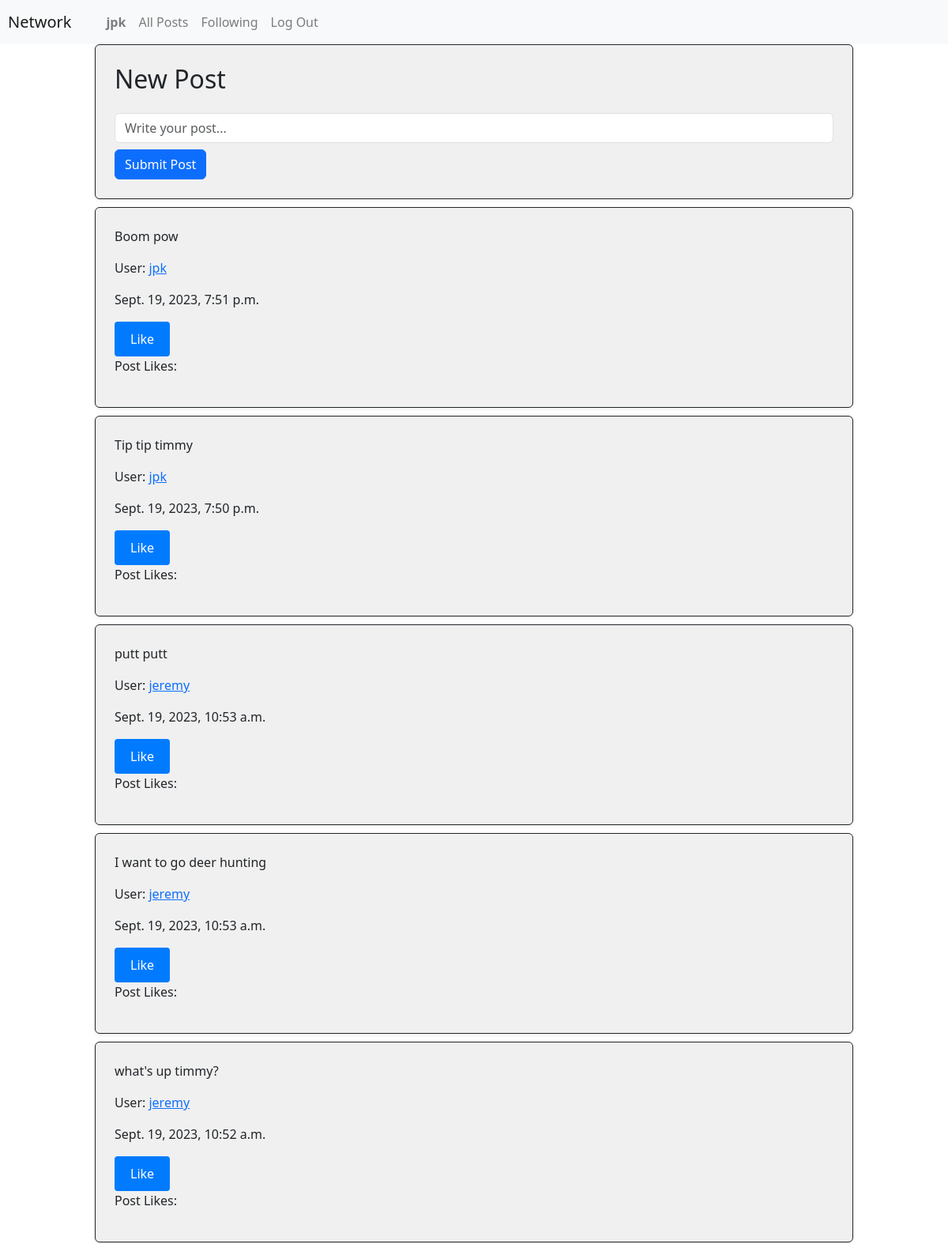
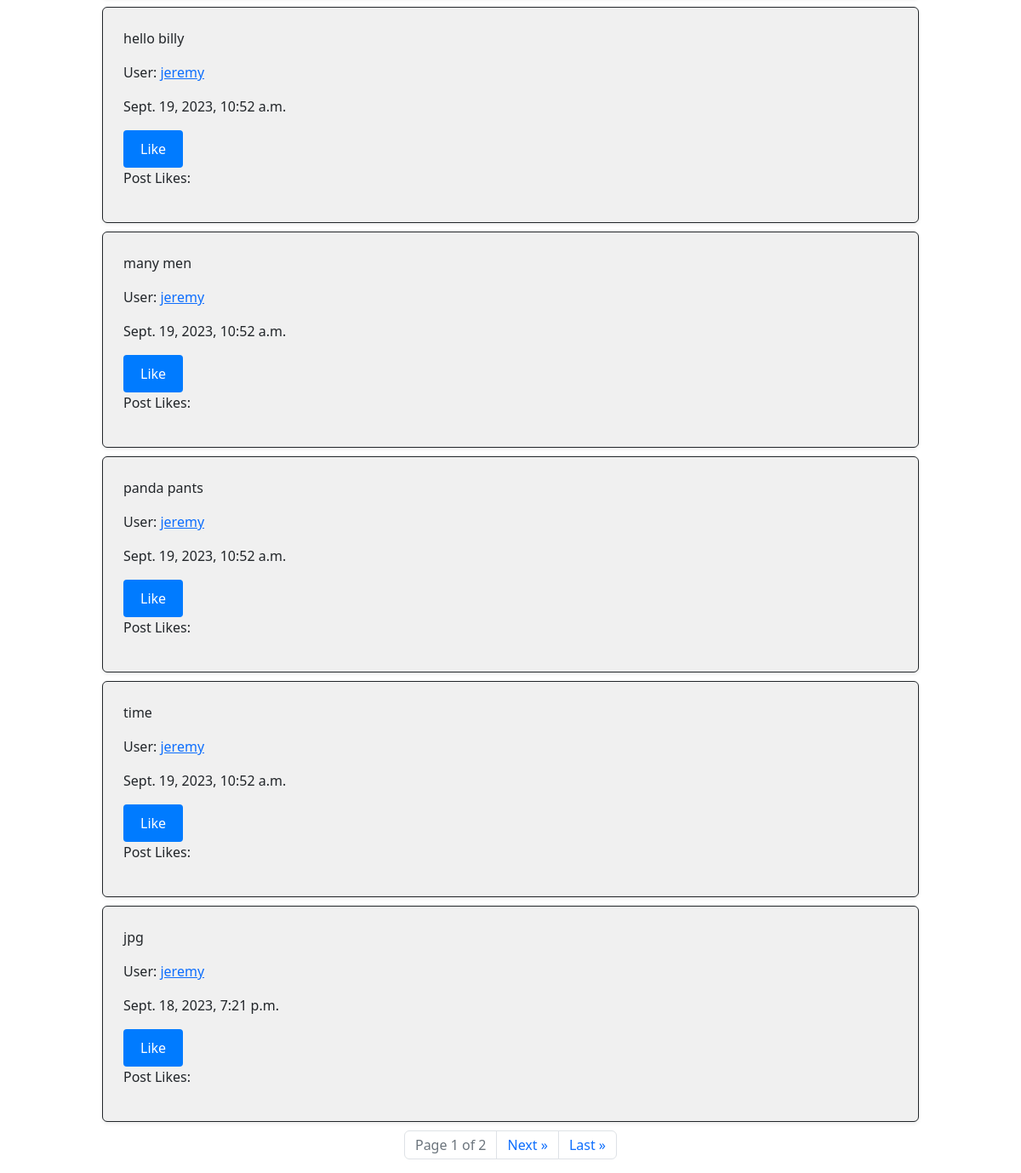
/ (signed in), run on the app's committed database (2 pictures, top to bottom).
### network/models.py (models this page shows, shortened)
class User(AbstractUser):
    pass

class Post(models.Model):
    user = models.ForeignKey(User, on_delete=models.CASCADE)
    text = models.TextField(verbose_name="Post Text")
    timeStamp = models.DateTimeField(auto_now_add=True)

### network/views.py (the view)
# urls.py: path("", views.index, name="index"),
def index(request):
    allPost = Post.objects.all().order_by('-timeStamp')
    paginator = Paginator(allPost, 10)
    page_number = request.GET.get('page')
    page_obj = paginator.get_page(page_number)
    has_previous_page = page_obj.has_previous
    return render(request, "network/index.html", {
        "allPost": allPost,
        "page_obj": page_obj,
        "has_previous_page": has_previous_page
    })

### network/templates/network/index.html (shortened to what this page needs)
{% extends "network/layout.html" %}
{% load static %}
{% block body %}
    <div id="newPost" class="border border-dark p-4 rounded shadow-sm" style="width: 80%; margin: 0 auto; background-color: #f0f0f0;">
        <form method="post" action="{% url 'post' %}">
            <h2 class="mb-4">New Post</h2>
            <div class="d-flex flex-column align-items-center">
                <input id="newPostBox" class="form-control mb-2" type="text" name="newPostBox" placeholder="Write your post...">
                <button type="submit" id="newPostSubmit" style="align-self: flex-start;" class="btn btn-primary">Submit Post</button>
            </div>
        </form>
    </div>
    {% for post in page_obj %}
    <div id="postPage" class="border border-dark p-4 rounded shadow-sm" style="width: 80%; margin: 10px auto; background-color: #f0f0f0; padding: 10px;">
        <p>{{ post.text }}</p>
        <p>User: <a href="{% url 'user' post.user.id %}">{{ post.user.username }}</a></p>
        <p>{{ post.timeStamp }}</p>
        <button type="submit" id="postLike" class="post-like-button" data-post-id="{{ post.id }}" data-user-id="{{ post.user.id }}">Like</button>
        <p>Post Likes: </p>
    </div>
    {% endfor %}
    <nav aria-label="Page navigation">
        <ul class="pagination justify-content-center">
            <li class="page-item disabled">
                <span class="page-link">Page {{ page_obj.number }} of {{ page_obj.paginator.num_pages }}</span>
            </li>
            {% if page_obj.has_next %}
                <li class="page-item">
                    <a class="page-link" href="?page={{ page_obj.next_page_number }}" aria-label="Next">
                        <span aria-hidden="true">Next &raquo;</span>
                    </a>
                </li>
                <li class="page-item">
                    <a class="page-link" href="?page={{ page_obj.paginator.num_pages }}" aria-label="Last">
                        <span aria-hidden="true">Last &raquo;</span>
                    </a>
                </li>
            {% endif %}
        </ul>
    </nav>
{% endblock %}

### network/templates/network/layout.html (shortened to what this page needs)
{% load static %}
<!DOCTYPE html>
<html lang="en">
    <head>
        <link rel="stylesheet" href="https://stackpath.bootstrapcdn.com/bootstrap/4.4.1/css/bootstrap.min.css">
        <link rel="stylesheet" href="https://cdn.jsdelivr.net/npm/bootstrap@5.3.0/dist/css/bootstrap.min.css">
        <link href="{% static 'network/styles.css' %}" rel="stylesheet">
    </head>
    <body>
        <nav class="navbar navbar-expand-lg navbar-light bg-light">
            <a class="navbar-brand" href="#" style="margin-left: 10px;">Network</a>
            <div style="margin-left: 20px;">
              <ul class="navbar-nav mr-auto">
                {% if user.is_authenticated %}
                    <li class="nav-item">
                        <a class="nav-link" href="{% url 'user' user.id %}"><strong>{{ user.username }}</strong></a>
                    </li>
                {% endif %}
                <li class="nav-item">
                  <a class="nav-link" href="{% url 'index' %}">All Posts</a>
                </li>
                {% if user.is_authenticated %}
                    <li class="nav-item">
                        <a class="nav-link" href="#">Following</a>
                    </li>
                    <li class="nav-item">
                        <a class="nav-link" href="{% url 'logout' %}">Log Out</a>
                    </li>
                {% endif %}
              </ul>
            </div>
          </nav>
        <div class="body">
            {% block body %}{% endblock %}
        </div>
    </body>
</html>

### network/static/network/styles.css (style rules this page uses)
button { padding: 10px 20px; background-color: #007bff; color: #fff; border: none; border-radius: 4px; cursor: pointer; }

### data on the page
User: username "jpk"
Post: text "Boom pow", user.username "jpk", timeStamp "Sept. 19, 2023, 7:51 p.m."
Post: text "Tip tip timmy", user.username "jpk", timeStamp "Sept. 19, 2023, 7:50 p.m."
Post: text "putt putt", user.username "jeremy", timeStamp "Sept. 19, 2023, 10:53 a.m."
Post: text "I want to go deer hunting", user.username "jeremy", timeStamp "Sept. 19, 2023, 10:53 a.m."
Post: text "what's up timmy?", user.username "jeremy", timeStamp "Sept. 19, 2023, 10:52 a.m."
Post: text "hello billy", user.username "jeremy", timeStamp "Sept. 19, 2023, 10:52 a.m."
Post: text "many men", user.username "jeremy", timeStamp "Sept. 19, 2023, 10:52 a.m."
Post: text "panda pants", user.username "jeremy", timeStamp "Sept. 19, 2023, 10:52 a.m."
Post: text "time", user.username "jeremy", timeStamp "Sept. 19, 2023, 10:52 a.m."
Post: text "jpg", user.username "jeremy", timeStamp "Sept. 18, 2023, 7:21 p.m."

### other printed values
{{ page_obj.number }} "1"
{{ page_obj.paginator.num_pages }} "2"
